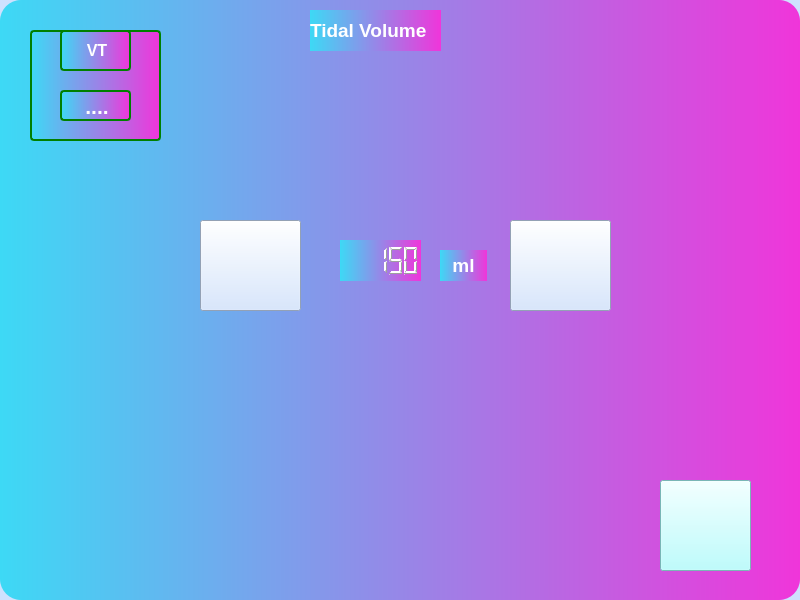
<?xml version="1.0" encoding="UTF-8"?>
<ui version="4.0">
 <class>TidalVolumeConfig</class>
 <widget class="QWidget" name="TidalVolumeConfig">
  <property name="geometry">
   <rect>
    <x>0</x>
    <y>0</y>
    <width>800</width>
    <height>600</height>
   </rect>
  </property>
  <property name="windowTitle">
   <string>Form</string>
  </property>
  <property name="styleSheet">
   <string notr="true">background-color: rgb(206, 225, 254);</string>
  </property>
  <widget class="QFrame" name="frame_2">
   <property name="geometry">
    <rect>
     <x>0</x>
     <y>0</y>
     <width>800</width>
     <height>600</height>
    </rect>
   </property>
   <property name="styleSheet">
    <string notr="true">QFrame {
font: 75 10pt &quot;Microsoft YaHei UI&quot;;
font-weight: bold;
color: rgb(255, 255, 255);
background-color: qlineargradient(spread:pad, x1:0, y1:0, x2:1, y2:0, stop:0 rgb(61, 217, 245), stop:1 rgb(240, 53, 218));
border-style: solid;
border-radius:21px;
}</string>
   </property>
   <property name="frameShape">
    <enum>QFrame::StyledPanel</enum>
   </property>
   <property name="frameShadow">
    <enum>QFrame::Raised</enum>
   </property>
   <widget class="QPushButton" name="pushButton">
    <property name="geometry">
     <rect>
      <x>660</x>
      <y>480</y>
      <width>91</width>
      <height>91</height>
     </rect>
    </property>
    <property name="styleSheet">
     <string notr="true">image: url(:/newPrefix/New folder/back_light.png);
background-color: rgb(170, 255, 255);</string>
    </property>
    <property name="text">
     <string/>
    </property>
   </widget>
   <widget class="QLabel" name="label_3">
    <property name="geometry">
     <rect>
      <x>310</x>
      <y>10</y>
      <width>131</width>
      <height>41</height>
     </rect>
    </property>
    <property name="text">
     <string>&lt;html&gt;&lt;head/&gt;&lt;body&gt;&lt;p&gt;&lt;span style=&quot; font-size:14pt; font-weight:600;&quot;&gt;Tidal Volume&lt;/span&gt;&lt;/p&gt;&lt;/body&gt;&lt;/html&gt;</string>
    </property>
   </widget>
   <widget class="QPushButton" name="pushButton_2">
    <property name="geometry">
     <rect>
      <x>200</x>
      <y>220</y>
      <width>101</width>
      <height>91</height>
     </rect>
    </property>
    <property name="styleSheet">
     <string notr="true">image: url(:/newPrefix/New folder/btn-remove-normal.png);</string>
    </property>
    <property name="text">
     <string/>
    </property>
   </widget>
   <widget class="QPushButton" name="pushButton_3">
    <property name="geometry">
     <rect>
      <x>510</x>
      <y>220</y>
      <width>101</width>
      <height>91</height>
     </rect>
    </property>
    <property name="styleSheet">
     <string notr="true">image: url(:/newPrefix/New folder/btn-add-normal.png);</string>
    </property>
    <property name="text">
     <string/>
    </property>
   </widget>
   <widget class="QLCDNumber" name="lcdNumber">
    <property name="geometry">
     <rect>
      <x>340</x>
      <y>240</y>
      <width>81</width>
      <height>41</height>
     </rect>
    </property>
    <property name="smallDecimalPoint">
     <bool>false</bool>
    </property>
    <property name="digitCount">
     <number>5</number>
    </property>
    <property name="value" stdset="0">
     <double>150.000000000000000</double>
    </property>
    <property name="intValue" stdset="0">
     <number>150</number>
    </property>
   </widget>
   <widget class="QFrame" name="frame">
    <property name="geometry">
     <rect>
      <x>30</x>
      <y>30</y>
      <width>131</width>
      <height>111</height>
     </rect>
    </property>
    <property name="styleSheet">
     <string notr="true">QFrame, QLabel, QToolTip {
      border: 2px solid green;
      border-radius: 4px;
      padding: 2px;
      background-image: url(images/welcome.png);
  }
</string>
    </property>
    <property name="frameShape">
     <enum>QFrame::StyledPanel</enum>
    </property>
    <property name="frameShadow">
     <enum>QFrame::Raised</enum>
    </property>
    <widget class="QLabel" name="label_5">
     <property name="geometry">
      <rect>
       <x>30</x>
       <y>60</y>
       <width>71</width>
       <height>31</height>
      </rect>
     </property>
     <property name="text">
      <string>&lt;html&gt;&lt;head/&gt;&lt;body&gt;&lt;p align=&quot;center&quot;&gt;&lt;span style=&quot; font-size:16pt;&quot;&gt;....&lt;/span&gt;&lt;/p&gt;&lt;/body&gt;&lt;/html&gt;</string>
     </property>
    </widget>
    <widget class="QLabel" name="label">
     <property name="geometry">
      <rect>
       <x>30</x>
       <y>0</y>
       <width>71</width>
       <height>41</height>
      </rect>
     </property>
     <property name="text">
      <string>&lt;html&gt;&lt;head/&gt;&lt;body&gt;&lt;p align=&quot;center&quot;&gt;&lt;span style=&quot; font-size:12pt;&quot;&gt;VT&lt;/span&gt;&lt;/p&gt;&lt;/body&gt;&lt;/html&gt;</string>
     </property>
    </widget>
   </widget>
   <widget class="QLabel" name="label_2">
    <property name="geometry">
     <rect>
      <x>440</x>
      <y>250</y>
      <width>47</width>
      <height>31</height>
     </rect>
    </property>
    <property name="text">
     <string>&lt;html&gt;&lt;head/&gt;&lt;body&gt;&lt;p align=&quot;center&quot;&gt;&lt;span style=&quot; font-size:14pt;&quot;&gt;ml&lt;/span&gt;&lt;/p&gt;&lt;/body&gt;&lt;/html&gt;</string>
    </property>
   </widget>
  </widget>
 </widget>
 <resources>
  <include location="ui.qrc"/>
 </resources>
 <connections/>
</ui>
